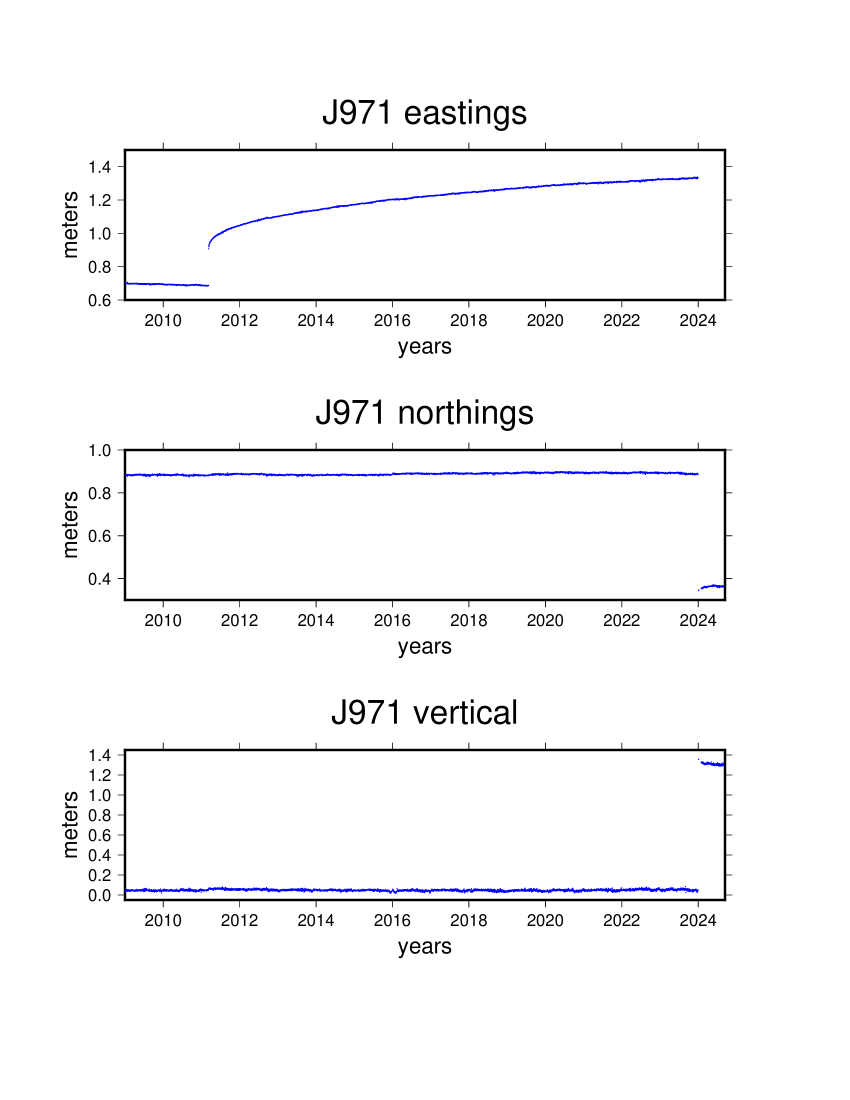
#> input picture postscript/plot_gps.png, 2550 x 3300 px (shown at 1/3 size); the run also reads 1 picture not shown here
$ jupyter execute --allow-errors 2024_Noto_earthquake_swarm_project.ipynb   (shell and % lines are left out)
#> lines starting #> are read from the running program, lines starting #| are printed output that depends on the picture
# <center>Noto 7.5 Mw 2024 Earthquake Project</center>
<center>by: Haidir Jibran</center>
<center>haidirjibran@gmail.com</center>

In early 2024, Japan experienced a major earthquake that was quite shocking. In addition to the large number of losses, the earthquake also caused the coastline to shift further out to sea so that some piers could no longer function. In this project, we will display land movement graphs using GPS data and a cross-section of the distribution of earthquake events in recent years to better understand what exactly happened in Noto, Japan while people were celebrating the new year.

You can access this notebook with all supporting files here:
https://github.com/hjibran/2024_Noto_earthquake_swarm_project.git

<b>1. Import Module and Library</b>

[cell 1]
import os
import tqdm
import warnings
import pandas as pd
from glob import glob
import seismosocialdistancing

import matplotlib.pyplot as plt
import matplotlib.image as img

from obspy import UTCDateTime
from obspy import read
from obspy.clients.fdsn import Client
from obspy.clients.fdsn.client import FDSNNoDataException
from obspy.signal import PPSD

<b>2. Earthquake Location</b>

Define the location and timing of earthquakes

[cell 2]
eventlatitude = 37.488
eventlongitude = 137.217
#> (the rest of this cell did not finish here and is left out)

Retrieving events in the IRIS database and plotting the location of the earthquake

#> (a cell that did not finish here is left out)

<b>3. Identifying the Direction of Earthquake-induced Ground Movement using GPS</b>

The data used is the GPS data at the earthquake-affected location, namely station J971. Next, the minimum and maximum deviation values recorded on the GPS were calculated to be used as upper and lower limits when plotting the data.

[cell 4]
os.system('wget -P ./data/ "http://geodesy.unr.edu/gps_timeseries/tenv3/plates/EU/J971.EU.tenv3"')
os.system("awk 'NR>1{print $3,$9}' ./data/J971.EU.tenv3 | gmt minmax")
os.system("awk 'NR>1{print $3,$11}' ./data/J971.EU.tenv3 | gmt minmax")
os.system("awk 'NR>1{print $3,$13}' ./data/J971.EU.tenv3 | gmt minmax")

Plotting ground movement recorded on GPS J971

[cell 5]
os.system('gmt gmtset PS_PAGE_ORIENTATION = portrait') # set paper orientation
os.system('gmt gmtset PS_MEDIA = letter') # set paper size
os.system('gmt gmtset PROJ_LENGTH_UNIT = inch') # set which unit that we use

# plot easting component
os.system("gmt psbasemap -JX6/1.5 -R2009/2024.7/0.6/1.5 -Ba2:years:/a0.2:meters::.'J971 eastings':WeSn -X1.25 -Y8 -K > ./postscript/plot_gps.ps") # define range of border, range of axis, marker, title, and position of baseplot on the paper
os.system("awk 'NR>1{print $3,$9}' ./data/J971.EU.tenv3 | gmt psxy -J -R -Sc0.01 -Gblue -O -K >> ./postscript/plot_gps.ps") # plot the scatter of data
\
# plot northing component
os.system("gmt psbasemap -JX6/1.5 -R2009/2024.7/0.3/1.0 -Ba2:years:/a0.2:meters::.'J971 northings':WeSn -X0 -Y-3 -O -K >> ./postscript/plot_gps.ps") # define range of border, range of axis, marker, title, and position of baseplot on the paper
os.system("awk 'NR>1{print $3,$11}' ./data/J971.EU.tenv3 | gmt psxy -J -R -Sc0.01 -Gblue -O -K >> ./postscript/plot_gps.ps") # plot the scatter of data

# plot vertical component
os.system("gmt psbasemap -JX6/1.5 -R2009/2024.7/-0.05/1.45 -Ba2:years:/a0.2:meters::.'J971 vertical':WeSn -X0 -Y-3 -O -K >> ./postscript/plot_gps.ps") # define range of border, range of axis, marker, title, and position of baseplot on the paper
os.system("awk 'NR>1{print $3,$13}' ./data/J971.EU.tenv3 | gmt psxy -J -R -Sc0.01 -Gblue -O >> ./postscript/plot_gps.ps") # plot the scatter of data

os.system('gmt psconvert ./postscript/plot_gps.ps -Tg')
plot_plot_gps=img.imread('./postscript/plot_gps.png')
#> plot_plot_gps is the input picture: shape (3300, 2550, 3) float32; mean R, G, B 0.972, 0.972, 0.976
plt.axis('off')
plt.imshow(plot_plot_gps)
plt.show()
plt.close()

From the graph above, it can be seen that a very significant change in the position of the GPS occurred due to the earthquake (early 2024) where the land surface rose by no less than 1 meter, this caused changes in the coastline that was more towards the sea, so that the sea was observed away from land.

<b>4. Identifying the Causes of Earthquakes</b>

To better understand why this earthquake occurred, we first wanted to see what tectonic mechanism caused this earthquake to occur. We plotted the event against other earthquakes that occurred with cross-sections to see whether or not this earthquake occurred due to plate subduction in Japan.

The following is the location of the 2024 Noto earthquake as seen from the distribution of earthquakes in the past 5 years.

[cell 6]
os.system('./FetchEvent -s 2019-08-01,00:00:00 -e 2024-08-31,00:00:00 --lon 125:150 --lat 25:50 --mag 4:10 -o ./data/whole_japan.txt')
os.system('gmt gmtset PS_MEDIA = archE')
os.system('gmt pscoast -R123/152/23/52 -JM15 -Ba5g5/a5g5:."Japan Seismicity":WESN -Ggray -K > ./postscript/whole_japan.ps')
os.system("awk -F'|' '{print $4,$3}' ./data/whole_japan.txt | gmt psxy -R -J -Sc0.1 -Gred4 -O -K >> ./postscript/whole_japan.ps")
os.system('echo 137.264 37.489 | gmt psxy -R -J -Sa1 -Gyellow -O >> ./postscript/whole_japan.ps')
os.system('gmt psconvert ./postscript/whole_japan.ps -A -Tg')
plot_whole_japan=img.imread('./postscript/whole_japan.png')
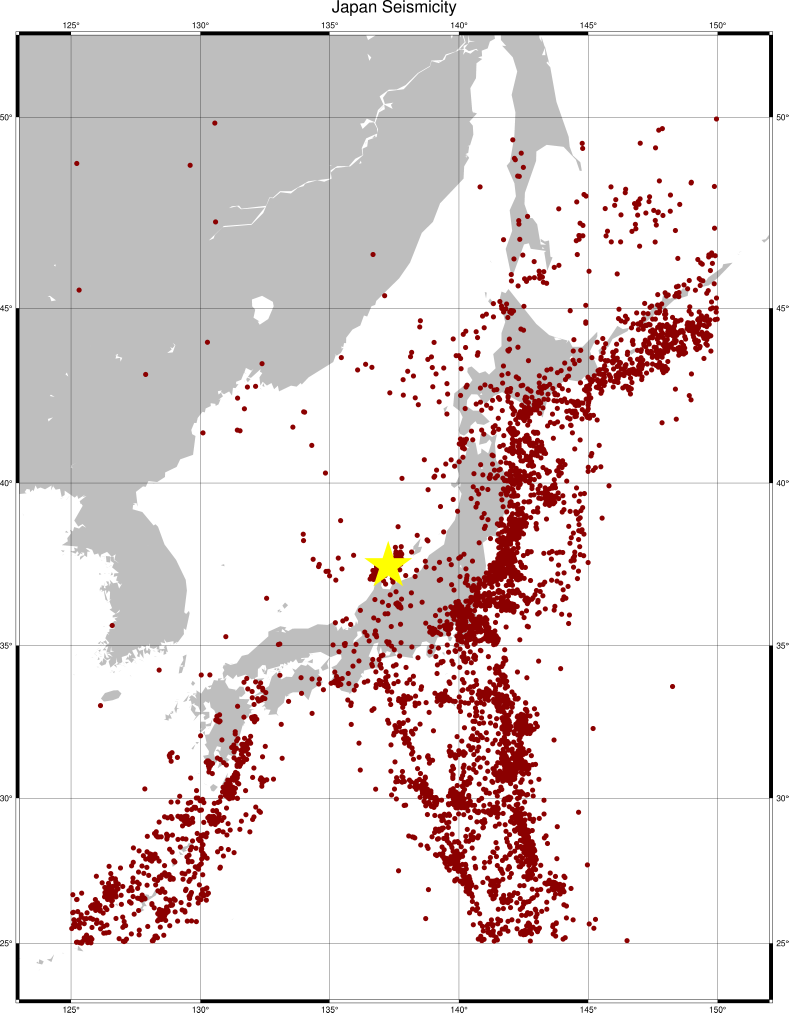
#> input picture postscript/whole_japan.png, 4731 x 6076 px (shown at 1/6 size)
#> plot_whole_japan is the input picture: shape (6076, 4731, 3) float32; mean R, G, B 0.584, 0.584, 0.584
plt.axis('off')
plt.imshow(plot_whole_japan)
plt.show()
plt.close()

Furthermore, cross-sectional drawings were made on the blue-colored events. cut across east-west, and viewed from the south.

[cell 7]
os.system('./FetchEvent -s 2019-08-01,00:00:00 -e 2024-08-31,00:00:00 --lon 130:150 --lat 35:40 --mag 4:10 -o ./data/crosec.txt')
os.system('gmt gmtset PS_MEDIA = archE')
os.system('gmt pscoast -R123/152/23/52 -JM15 -Ba5g5/a5g5:."Cross Section":WESN -Ggray -K > ./postscript/crosec.ps')
os.system("awk -F'|' '{print $4,$3}' ./data/whole_japan.txt | gmt psxy -R -J -Sc0.1 -Gred4 -O -K >> ./postscript/crosec.ps")
os.system("awk -F'|' '{print $4,$3}' ./data/crosec.txt | gmt psxy -R -J -Sc0.1 -Gblue -O -K >> ./postscript/crosec.ps")
os.system('echo 137.264 37.489 | gmt psxy -R -J -Sa1 -Gyellow -O >> ./postscript/crosec.ps')
os.system('gmt psconvert ./postscript/crosec.ps -A -Tg')
plot_crosec=img.imread('./postscript/crosec.png')
plt.axis('off')
plt.imshow(plot_crosec)
plt.show()
plt.close()

os.system("awk -F'|' '{print $4,$5*-1}' ./data/crosec.txt | gmt psxy -R130/150/-500/0 -JX10/4 -Ba5g5:Longitude:/a100g100:'Depth (Km)'::.'Cross Section':WeSn -Sc0.1 -Gblue -K > ./postscript/xsec.ps")
os.system('echo 137.264 -10 | gmt psxy -R -J -Sa0.5 -Gyellow -O >> ./postscript/xsec.ps')
os.system('gmt psconvert ./postscript/xsec.ps -A -Tg')
plot_xsec=img.imread('./postscript/xsec.png')
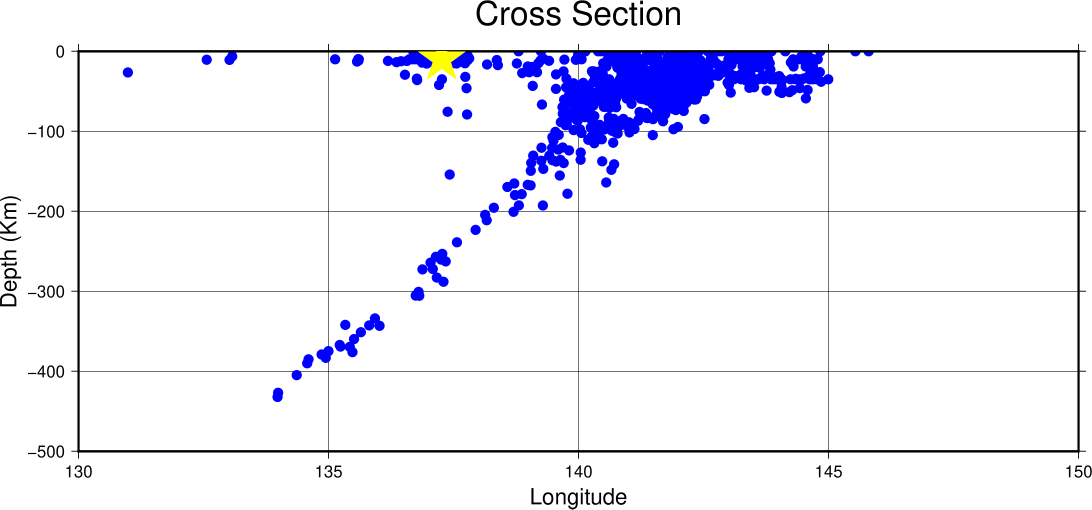
#> input picture postscript/xsec.png, 3276 x 1528 px (shown at 1/3 size)
#> plot_xsec is the input picture: shape (1528, 3276, 3) float32; mean R, G, B 0.935, 0.935, 0.975
plt.axis('off')
plt.imshow(plot_xsec)
plt.show()
plt.close()

In this graph, it can be seen that the Noto 7.5 Mw 2024 earthquake did not occur at a subduction site. Instead, it occurred on the opposite side separated by the Japanese mainland. Although it did not occur exactly in the subduction area, the location of this earthquake was an area affected by the pressure of the oceanic plate that subducted under the continental plate, so that this location was pushed up.

<b>5. Identification of seismic noise before and after an earthquake</b>

Next, RMS calculations were performed to determine the changes before and after the earthquake.

#> (a cell that did not finish here is left out)

#> (a cell that did not finish here is left out)

#> (a cell that did not finish here is left out)

[cell 11]
force_reprocess = False
#> (the rest of this cell did not finish here and is left out)

[cell 12]
ppsds = {}
#> (the rest of this cell did not finish here and is left out)

[cell 13]
# Define frequency bands of interest:
freqs = [(0.1,1.0),(1.0,20.0),(4.0,14.0),(4.0,20.0)]

displacement_RMS = {}
for mseedid, ppsd in tqdm.tqdm(ppsds.items()):
    ind_times = pd.DatetimeIndex([d.datetime for d in ppsd.current_times_used])
    data = pd.DataFrame(ppsd.psd_values, index=ind_times, columns=1./ppsd.period_bin_centers)
    data = data.sort_index(axis=1)
    displacement_RMS[mseedid] = seismosocialdistancing.df_rms(data, freqs, output="DISP")
    displacement_RMS[mseedid].to_csv("%s.csv" % mseedid)
